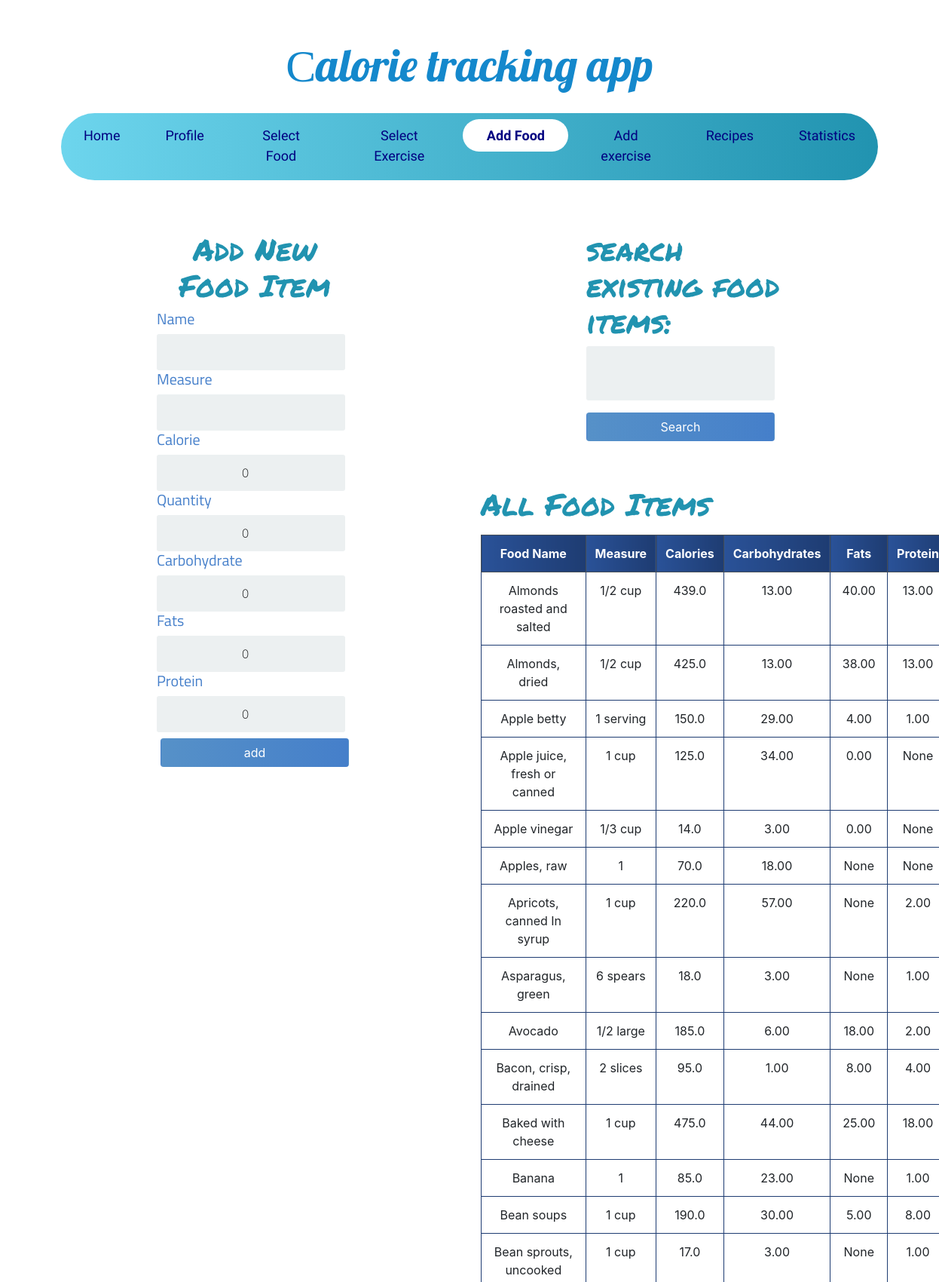
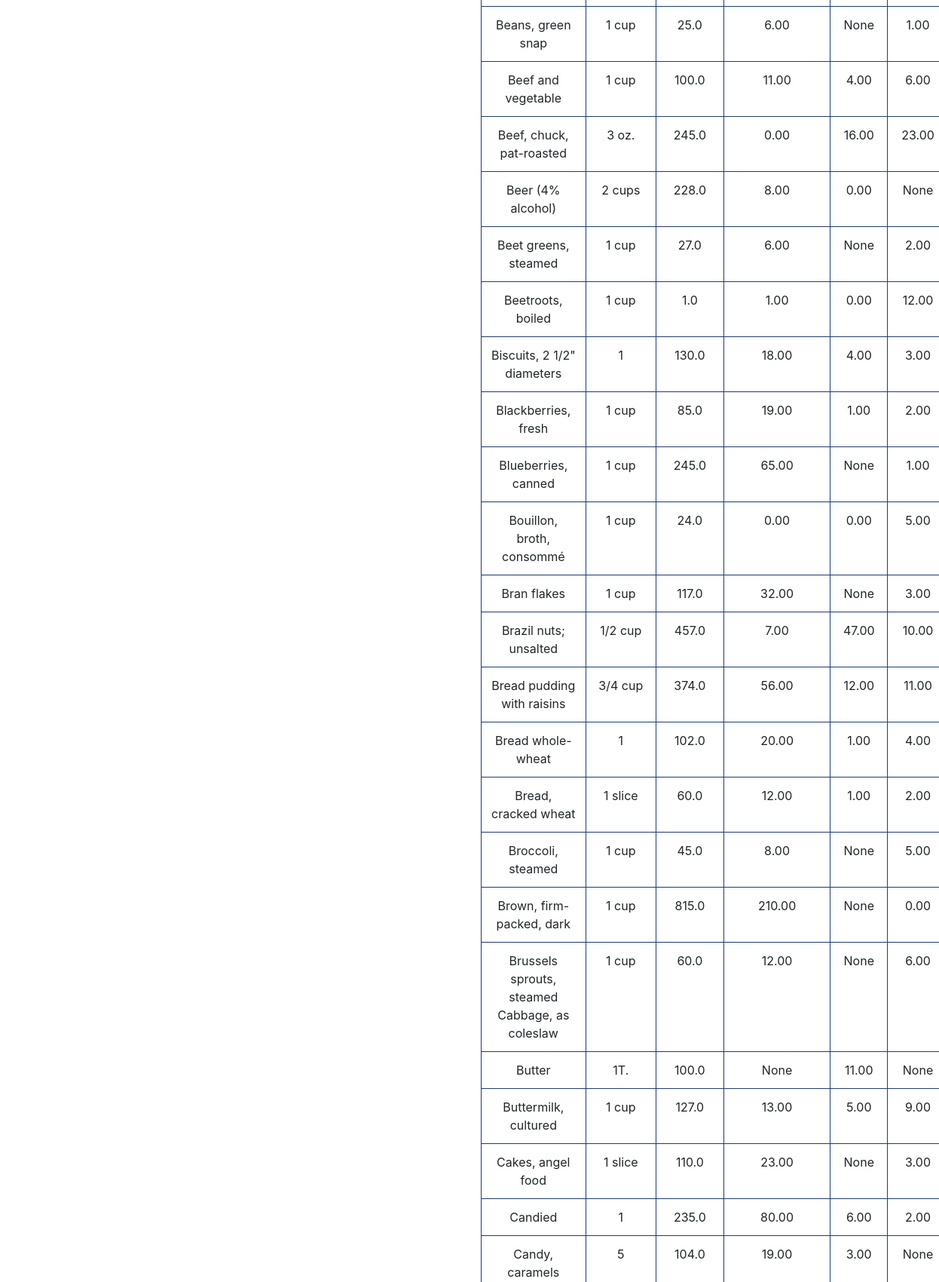
/add_food/ (upper part), run on the app's committed database (2 pictures, top to bottom).
### calory_counter/models.py (models this page shows, shortened)
class Food(models.Model):
    name = models.CharField(max_length=200, null=False)
    measure = models.CharField(max_length=200, null=True)
    quantity = models.PositiveIntegerField(null=False, default=0)
    calorie = models.FloatField(null=False, default=0)
    carbohydrate = models.DecimalField(max_digits=5, decimal_places=2, default=0, null=True)
    fats = models.DecimalField(max_digits=5, decimal_places=2, default=0, null=True)
    protein = models.DecimalField(max_digits=5, decimal_places=2, default=0, null=True)
    person_of = models.ForeignKey(User, null=True, on_delete=models.CASCADE)

### calory_counter/views.py (the view)
# urls.py: path('add_food/',add_food,name='add_food'),
def add_food(request):
    food_items = Food.objects.all().order_by('name')
    form = AddFoodForm(request.POST)
    if request.method == 'POST':
        form = AddFoodForm(request.POST)
        if form.is_valid():
            profile = form.save(commit=False)
            profile.person_of = request.user
            profile.save()
            return redirect('calory_counter:add_food')
    else:
        form = AddFoodForm()
    myFilter = FoodFilter(request.GET, queryset=food_items)
    food_items = myFilter.qs
    context = {'form': form, 'food_items': food_items, 'myFilter': myFilter}
    return render(request, 'add_food.html', context)

### calory_counter/forms.py
class AddFoodForm(forms.ModelForm):
    class Meta:
        model = Food
        fields = ('name', 'measure', 'calorie', 'quantity', 'carbohydrate', 'fats', 'protein',)

### templates/add_food.html (shortened to what this page needs)
{% extends 'base.html' %}
{% block content %}
<div class="container">
<div class="row">
    <div class="col-lg-6">
    <div class="login">
        <div class="login-screen">
            <div class="app-title">
                <h1 class="headline">Add New Food Item</h1>
            </div>
            <form method="POST" action="" class="login-form form-inline">
                {% for field in form %}
                <h5 class="form-labels">
                {{ field.label }}
                </h5>
                {{ field }}
                {% endfor %}
                <input class="btn mt-2" type="submit" value="add">
            </form>
        </div>
    </div>
    </div>
    <div class="col-lg-6 ">
    <div class="login">
        <div class="login-screen">
              <form method="get">
                  <h1 class="headline">{{ myFilter.form }}</h1>
                  <button class="btn mt-2" type="submit">Search</button>
              </form>
        </div>
    </div>
        <h1 class="headline"> All Food Items </h1>
        <table class="table table-bordered text-center mt-3">
            <thead class="thead-dark">
                <tr>
                    <th scope="col">Food Name</th>
                    <th scope="col">Measure</th>
                    <th scope="col">Calories</th>
                    <th scope="col">Carbohydrates</th>
                    <th scope="col">Fats</th>
                    <th scope="col">Protein</th>
                </tr>
            </thead>
            <tbody>
                {% for food in food_items %}
                <tr>
                    <td>{{ food.name }}</td>
                    <td>{{ food.measure }}</td>
                    <td>{{ food.calorie }}</td>
                    <td>{{ food.carbohydrate }}</td>
                    <td>{{ food.fats }}</td>
                    <td>{{ food.protein }}</td>
                </tr>
                {% endfor %}
            </tbody>
        </table>
    </div>
</div>
</div>
{% endblock content %}

### static/base.css (style rules this page uses)
body { font-family: Arial; background-color: #3498DB; padding: 50px; }
.login { margin: 20px auto; width: 300px; }
.login-screen { background-color: #FFF; padding: 20px; border-radius: 5px }
.app-title { text-align: center; color: #777; }
.login-form { text-align: center; }
input { text-align: center; background-color: #ECF0F1; border: 2px solid transparent; border-radius: 3px; font-size: 16px; font-weight: 200; padding: 10px 0; width: 250px; transition: border .5s; }
.btn { background: #457fca; background: -webkit-linear-gradient(to right, #5691c8, #457fca); background: linear-gradient(to right, #5691c8, #457fca); color: white !important; font-size: 16px; line-height: 25px; padding: 10px 0; text-decoration: none; text-shadow: none; border-radius: 3px; box-shadow: none; transition: 0.25s; display: block; width: 250px; margin: 0 auto; }
th { background: #1e3c72; background: -webkit-linear-gradient(to right, #2a5298, #1e3c72); background: linear-gradient(to right, #2a5298, #1e3c72); }
.headline { font-family: 'Permanent Marker', cursive; padding-top:20px; color: #2193b0; color: -webkit-linear-gradient(to right, #6dd5ed, #2193b0); color: linear-gradient(to right, #6dd5ed, #2193b0); }
.table { background-color: white; color: #18AD7C; }
table.table-bordered > thead > tr > th { border:1px solid #1e3c72; }
table.table-bordered > tbody > tr > td { border:1px solid #1e3c72; }
.form-labels { font-family: 'Titillium Web', sans-serif; color:#457fca; }

### data on the page
Food: name "Almonds roasted and salted", measure "1/2 cup", calorie "439.0", carbohydrate "13.00", fats "40.00", protein "13.00"
Food: name "Almonds, dried", measure "1/2 cup", calorie "425.0", carbohydrate "13.00", fats "38.00", protein "13.00"
Food: name "Apple betty", measure "1 serving", calorie "150.0", carbohydrate "29.00", fats "4.00", protein "1.00"
Food: name "Apple juice, fresh or canned", measure "1 cup", calorie "125.0", carbohydrate "34.00", fats "0.00", protein "None"
Food: name "Apple vinegar", measure "1/3 cup", calorie "14.0", carbohydrate "3.00", fats "0.00", protein "None"
Food: name "Apples, raw", measure "1", calorie "70.0", carbohydrate "18.00", fats "None", protein "None"
Food: name "Apricots, canned In syrup", measure "1 cup", calorie "220.0", carbohydrate "57.00", fats "None", protein "2.00"
Food: name "Asparagus, green", measure "6 spears", calorie "18.0", carbohydrate "3.00", fats "None", protein "1.00"
Food: name "Avocado", measure "1/2 large", calorie "185.0", carbohydrate "6.00", fats "18.00", protein "2.00"
Food: name "Bacon, crisp, drained", measure "2 slices", calorie "95.0", carbohydrate "1.00", fats "8.00", protein "4.00"
Food: name "Baked with cheese", measure "1 cup", calorie "475.0", carbohydrate "44.00", fats "25.00", protein "18.00"
Food: name "Banana", measure "1", calorie "85.0", carbohydrate "23.00", fats "None", protein "1.00"
Food: name "Bean soups", measure "1 cup", calorie "190.0", carbohydrate "30.00", fats "5.00", protein "8.00"
Food: name "Bean sprouts, uncooked", measure "1 cup", calorie "17.0", carbohydrate "3.00", fats "None", protein "1.00"
Food: name "Beans, green snap", measure "1 cup", calorie "25.0", carbohydrate "6.00", fats "None", protein "1.00"
Food: name "Beef and vegetable", measure "1 cup", calorie "100.0", carbohydrate "11.00", fats "4.00", protein "6.00"
Food: name "Beef, chuck, pat-roasted", measure "3 oz.", calorie "245.0", carbohydrate "0.00", fats "16.00", protein "23.00"
Food: name "Beer (4% alcohol)", measure "2 cups", calorie "228.0", carbohydrate "8.00", fats "0.00", protein "None"
Food: name "Beet greens, steamed", measure "1 cup", calorie "27.0", carbohydrate "6.00", fats "None", protein "2.00"
Food: name "Beetroots, boiled", measure "1 cup", calorie "1.0", carbohydrate "1.00", fats "0.00", protein "12.00"
Food: name "Biscuits, 2 1/2\" diameters", measure "1", calorie "130.0", carbohydrate "18.00", fats "4.00", protein "3.00"
Food: name "Blackberries, fresh", measure "1 cup", calorie "85.0", carbohydrate "19.00", fats "1.00", protein "2.00"
Food: name "Blueberries, canned", measure "1 cup", calorie "245.0", carbohydrate "65.00", fats "None", protein "1.00"
Food: name "Bouillon, broth, consommé", measure "1 cup", calorie "24.0", carbohydrate "0.00", fats "0.00", protein "5.00"
Food: name "Bran flakes", measure "1 cup", calorie "117.0", carbohydrate "32.00", fats "None", protein "3.00"
Food: name "Brazil nuts; unsalted", measure "1/2 cup", calorie "457.0", carbohydrate "7.00", fats "47.00", protein "10.00"
Food: name "Bread pudding with raisins", measure "3/4 cup", calorie "374.0", carbohydrate "56.00", fats "12.00", protein "11.00"
Food: name "Bread whole-wheat", measure "1", calorie "102.0", carbohydrate "20.00", fats "1.00", protein "4.00"
Food: name "Bread, cracked wheat", measure "1 slice", calorie "60.0", carbohydrate "12.00", fats "1.00", protein "2.00"
Food: name "Broccoli, steamed", measure "1 cup", calorie "45.0", carbohydrate "8.00", fats "None", protein "5.00"
Food: name "Brown, firm-packed, dark", measure "1 cup", calorie "815.0", carbohydrate "210.00", fats "None", protein "0.00"
Food: name "Brussels sprouts, steamed Cabbage, as coleslaw", measure "1 cup", calorie "60.0", carbohydrate "12.00", fats "None", protein "6.00"
Food: name "Butter", measure "1T.", calorie "100.0", carbohydrate "None", fats "11.00", protein "None"
Food: name "Buttermilk, cultured", measure "1 cup", calorie "127.0", carbohydrate "13.00", fats "5.00", protein "9.00"
Food: name "Cakes, angel food", measure "1 slice", calorie "110.0", carbohydrate "23.00", fats "None", protein "3.00"
Food: name "Candied", measure "1", calorie "235.0", carbohydrate "80.00", fats "6.00", protein "2.00"
Food: name "Candy, caramels", measure "5", calorie "104.0", carbohydrate "19.00", fats "3.00", protein "None"

### other printed values
{{ field.label }} "Name" "Measure" "Calorie" "Quantity" "Carbohydrate" "Fats" "Protein"
